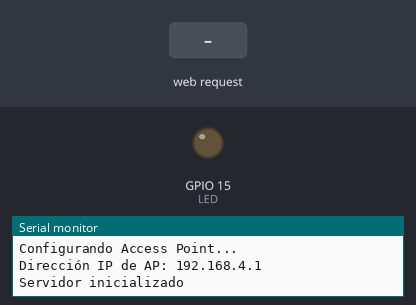
Recording of a sketch running on a simulated ESP32. Parts: output pins drawn as LEDs (lit = HIGH), the last lines printed to the serial monitor. The inputs (shaded band) are chosen by the test bench.

Above: at 1.2 s.
1.3 s: HTTP request GET /H received
At 2.5 s:
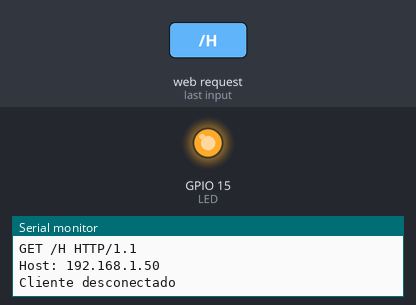
2.8 s: HTTP request GET /L received
At 3.8 s:
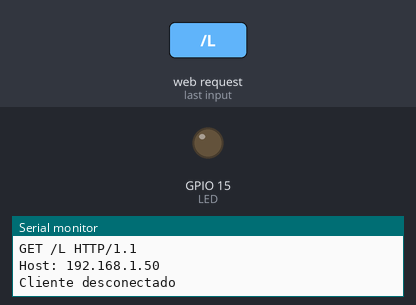
Timing chart, 0 to 5.8 s (numbered marks = the images above; inputs shaded):
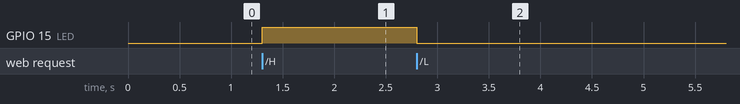

The sketch:

3_WIFI_AP.ino
```cpp
// IS727272 - Cordero Hernández, Marco Ricardo
#include <WiFi.h>
#include <WiFiClient.h>

#define LED 15

// Nombre y contraseña del Acess Point
const char *ssid = "IoT MADNESS";
const char *password = "IS727272";
/* La contraseña debe tener como mínimo 8 caracteres, si no, creará
   una red abierta con el nombre de la tarjerta */

WiFiServer server(80);

void setup() {
  pinMode(LED, OUTPUT); // GPIO indicado en directiva pasada como salida

  Serial.begin(115200);
  Serial.println();
  Serial.println("Configurando Access Point...");

  // Si se desea una red abierta con nombre, se puede omitir el argumento de contraseña
  WiFi.softAP(ssid, password);
  IPAddress myIP = WiFi.softAPIP();
  Serial.print("Dirección IP de AP: ");
  Serial.println(myIP);
  server.begin();

  Serial.println("Servidor inicializado");
}

void loop() {
  WiFiClient client = server.available();   // Manejador para nuevos clientes

  if (client) {                             // Si hay un nuevo cliente,
    Serial.println("Nuevo cliente");        // notificar mediante la consola y
    String currentLine = "";                // definir una variable para maneja los datos de entrada
    while (client.connected()) {            // Repetir mientras el cliente este conectado, y
      if (client.available()) {             // si hay bytes para leer desde el cliente,
        char c = client.read();             // leer un byte y después
        Serial.write(c);                    // imprimirlo en el monitor serial

        if (c == '\n') {                    // Si el byte es un salto de línea...
          // significa que se obtuvieron dos saltos de línea seguidos,
          // es decir, se recibió una solicitud HTTP; se debe responder
          if (currentLine.length() == 0) {
            /* Los encabezados HTTP siempre comienzan con un status (ej. HTTP/1.1 200 OK)
               y el tipo de contenido, de forma que el cliente sabe qué es el contenido
               Finalmente, la respuesta termina con un salto de línea */
            client.println("HTTP/1.1 200 OK");
            client.println("Content-type:text/html");
            client.println(); // NO BORRAR

            // Después del encabezado, viene el contenido de la respuesta (HTML)
            client.print("Click <a href=\"/H\">aquí</a> para PRENDER el LED.<br>");
            client.print("Click <a href=\"/L\">aquí</a> para APAGAR el LED.<br>");

            client.println();
            break;
          } else {
            // Si se obtuvo una nueva línea, borrar el manejador
            currentLine = "";
          }
        } else if (c != '\r') {  // Si se obtuvo cualquier otra cosa (a excepción de un retorno de carro),
          currentLine += c;      // añadir los contenidos al manejador
        }

        // Revisar tipo de petición/acción solicitada
        if (currentLine.endsWith("GET /H")) { // Prender LED
          digitalWrite(LED, HIGH);
        } if (currentLine.endsWith("GET /L")) { // Apagar LED
          digitalWrite(LED, LOW);
        }
      }
    }

    // Terminar conexión
    client.stop();
    Serial.println("Cliente desconectado");
  }
}
```

Measured:
- after the input at 1.3 s, GPIO 15 (LED): LOW → HIGH at once
- after the input at 2.8 s, GPIO 15 (LED): HIGH → LOW at once
